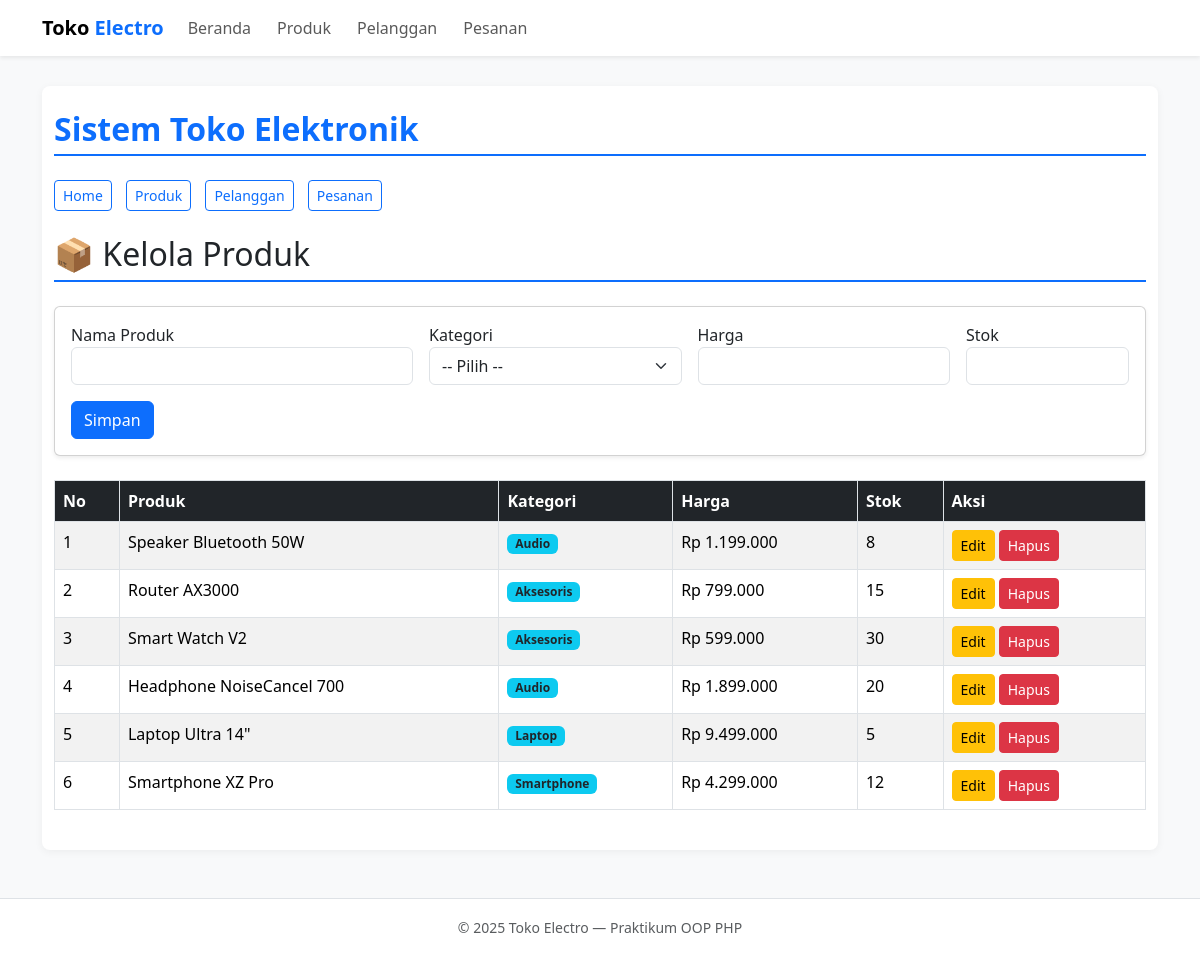
/index.php?page=products, run on an earlier commit of the app's database.
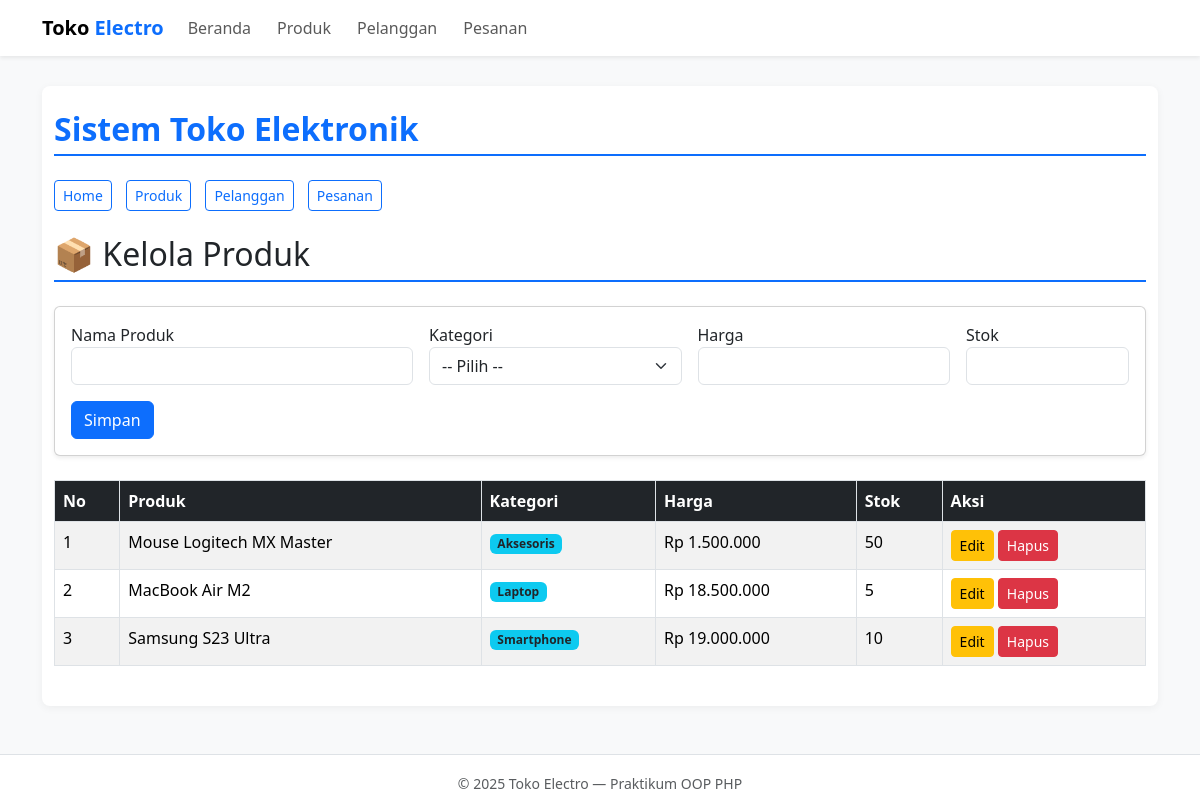
And on a later commit of the database.
### tables this page shows
CREATE TABLE products (
    id INT AUTO_INCREMENT PRIMARY KEY,
    category_id INT,
    name VARCHAR(100) NOT NULL,
    price DECIMAL(10,2) NOT NULL,
    stock INT NOT NULL DEFAULT 0,
    FOREIGN KEY (category_id) REFERENCES categories(id) ON DELETE SET NULL
);

CREATE TABLE categories (
    id INT AUTO_INCREMENT PRIMARY KEY,
    name VARCHAR(50) NOT NULL UNIQUE
);

### config/db.php (called while the page is built, shortened)
<?php
class Database {
    private $host = "localhost";
    private $db_name = "electronic_store_v2";
    private $username = "root";
    private $password = "";
    public function getConnection() {
        $this->conn = null;
        try {
            $this->conn = new PDO("mysql:host=" . $this->host . ";dbname=" . $this->db_name, $this->username, $this->password);
            $this->conn->setAttribute(PDO::ATTR_ERRMODE, PDO::ERRMODE_EXCEPTION);
        } catch(PDOException $e) {
            die("Koneksi Gagal: " . $e->getMessage());
        }
        return $this->conn;
    }
}
?>

### class/Product.php (called while the page is built, shortened)
<?php
require_once __DIR__ . '/../config/db.php';
class Product {
    private $db;
    public function __construct() {
        $this->db = (new Database())->getConnection();
    }
    public function getAll() {
        $sql = "SELECT p.*, c.name as category_name
                FROM products p
                LEFT JOIN categories c ON p.category_id = c.id
                ORDER BY p.id DESC";
        return $this->db->query($sql)->fetchAll(PDO::FETCH_ASSOC);
    }
}
?>

### view/products.php (the view, shortened to what this page needs)
<?php
require_once __DIR__ . '/../class/Product.php';
$product = new Product();
$dataProducts = $product->getAll();
$editData = isset($_GET['edit']) ? $product->getById($_GET['edit']) : null;
?>
<h2 class="mb-4">📦 Kelola Produk</h2>
<div class="card shadow-sm mb-4">
    <div class="card-body">
        <form method="POST" action="index.php?page=products">
            <div class="row g-3">
                <div class="col-md-4">
                    <label>Nama Produk</label>
                    <input type="text" name="name" class="form-control" required value="<?= $editData['name'] ?? '' ?>">
                </div>
                <div class="col-md-3">
                    <label>Kategori</label>
                    <select name="category_id" class="form-select" required>
                        <option value="">-- Pilih --</option>
                    </select>
                </div>
                <div class="col-md-3">
                    <label>Harga</label>
                    <input type="number" name="price" class="form-control" required value="<?= $editData['price'] ?? '' ?>">
                </div>
                <div class="col-md-2">
                    <label>Stok</label>
                    <input type="number" name="stock" class="form-control" required value="<?= $editData['stock'] ?? '' ?>">
                </div>
            </div>
            <div class="mt-3">
                <button class="btn btn-primary"><?= $editData ? 'Update' : 'Simpan' ?></button>
            </div>
        </form>
    </div>
</div>
<table class="table table-striped">
    <thead class="table-dark"><tr><th>No</th><th>Produk</th><th>Kategori</th><th>Harga</th><th>Stok</th><th>Aksi</th></tr></thead>
    <tbody>
        <?php $no=1; foreach ($dataProducts as $row): ?>
        <tr>
            <td><?= $no++ ?></td>
            <td><?= htmlspecialchars($row['name']) ?></td>
            <td><span class="badge bg-info text-dark"><?= $row['category_name'] ?? '-' ?></span></td>
            <td>Rp <?= number_format($row['price'],0,',','.') ?></td>
            <td><?= $row['stock'] ?></td>
            <td>
                <a href="index.php?page=products&edit=<?= $row['id'] ?>" class="btn btn-sm btn-warning">Edit</a>
                <a href="index.php?page=products&delete=<?= $row['id'] ?>" onclick="return confirm('Hapus?')" class="btn btn-sm btn-danger">Hapus</a>
            </td>
        </tr>
        <?php endforeach; ?>
    </tbody>
</table>

### index.php (shortened to what this page needs)
<?php
require_once __DIR__ . '/class/Product.php';
?>
<!DOCTYPE html>
<html lang="id">
<head>
    <link rel="stylesheet" href="style.css">
    <link href="https://cdn.jsdelivr.net/npm/bootstrap@5.3.2/dist/css/bootstrap.min.css" rel="stylesheet">
</head>
<body>
    <?php include __DIR__ . '/view/partials/header.php'; ?>
    <main class="container py-4">
        <h2 class="mb-4 fw-bold text-primary">Sistem Toko Elektronik</h2>
        <nav class="mb-4">
            <a href="?page=home" class="btn btn-outline-primary btn-sm">Home</a>
            <a href="?page=products" class="btn btn-outline-primary btn-sm">Produk</a>
            <a href="?page=customers" class="btn btn-outline-primary btn-sm">Pelanggan</a>
            <a href="?page=orders" class="btn btn-outline-primary btn-sm">Pesanan</a>
        </nav>
        <?php
        $page = $_GET['page'] ?? 'home';
        $viewPath = __DIR__ . '/view/' . $page . '.php';
        if (file_exists($viewPath)) {
            include $viewPath;
        } else {
            echo "<p class='text-danger'>Halaman tidak ditemukan.</p>";
        }
        ?>
    </main>
    <?php include __DIR__ . '/view/partials/footer.php'; ?>
</body>
</html>

### view/partials/header.php (shortened to what this page needs)
<!doctype html>
<html lang="id">
<head>
  <link href="https://cdn.jsdelivr.net/npm/bootstrap@5.3.2/dist/css/bootstrap.min.css" rel="stylesheet">
</head>
<body>
  <nav class="navbar navbar-expand-lg navbar-light bg-white shadow-sm sticky-top">
    <div class="container">
      <a class="navbar-brand fw-bold" href="/toko-electro/index.php">Toko <span>Electro</span></a>
      <div class="collapse navbar-collapse" id="navbarNav">
         <ul class="navbar-nav me-auto">
            <li class="nav-item"><a class="nav-link" href="/TP7DPBO2425C2/index.php?page=home">Beranda</a></li>
            <li class="nav-item"><a class="nav-link" href="/TP7DPBO2425C2/index.php?page=products">Produk</a></li>
            <li class="nav-item"><a class="nav-link" href="/TP7DPBO2425C2/index.php?page=customers">Pelanggan</a></li>
            <li class="nav-item"><a class="nav-link" href="/TP7DPBO2425C2/index.php?page=orders">Pesanan</a></li>
        </ul>
      </div>
    </div>
  </nav>
  <div class="container mt-4">

### view/partials/footer.php (shortened to what this page needs)
  </div>
  <footer class="text-center py-3 mt-5">
    <small class="text-muted">© 2025 Toko Electro — Praktikum OOP PHP</small>
  </footer>
</body>
</html>

### style.css (style rules this page uses)
body { font-family: Arial, sans-serif; margin: 0; background-color: #f8f9fa; }
main { max-width: 960px; margin: 30px auto; padding: 20px; background: white; border-radius: 8px; box-shadow: 0 2px 8px rgba(0,0,0,0.05); }
h2 { color: #0d6efd; border-bottom: 2px solid #0d6efd; padding-bottom: 6px; }
nav a { text-decoration: none; margin-right: 10px; color: #0d6efd; font-weight: bold; }
table { width: 100%; border-collapse: collapse; margin-top: 20px; }
table th, table td { border: 1px solid #dee2e6; padding: 8px; text-align: left; }
table th { background: #0d6efd; color: white; }
.btn { padding: 5px 10px; border-radius: 4px; text-decoration: none; }
footer { text-align: center; margin-top: 40px; padding: 10px; color: #777; border-top: 1px solid #dee2e6; }

### view/partials/header.php (style rules this page uses)
body { background-color: #f8f9fa; }
.navbar-brand span { color: #0d6efd; }
footer { background: white; border-top: 1px solid #dee2e6; }

What changed in the data, as far as the page shows it:
removed products: name "Speaker Bluetooth 50W", category.name "Audio", price "1.199.000", stock "8"
removed products: name "Router AX3000", category.name "Aksesoris", price "799.000", stock "15"
removed products: name "Smart Watch V2", category.name "Aksesoris", price "599.000", stock "30"
changed products: name "Headphone NoiseCancel 700" → "Mouse Logitech MX Master"; category.name "Audio" → "Aksesoris"; price "1.899.000" → "1.500.000"; stock "20" → "50"
changed products "Laptop": name "Laptop Ultra 14\"" → "MacBook Air M2"; price "9.499.000" → "18.500.000"
changed products "Smartphone": name "Smartphone XZ Pro" → "Samsung S23 Ultra"; price "4.299.000" → "19.000.000"; stock "12" → "10"
